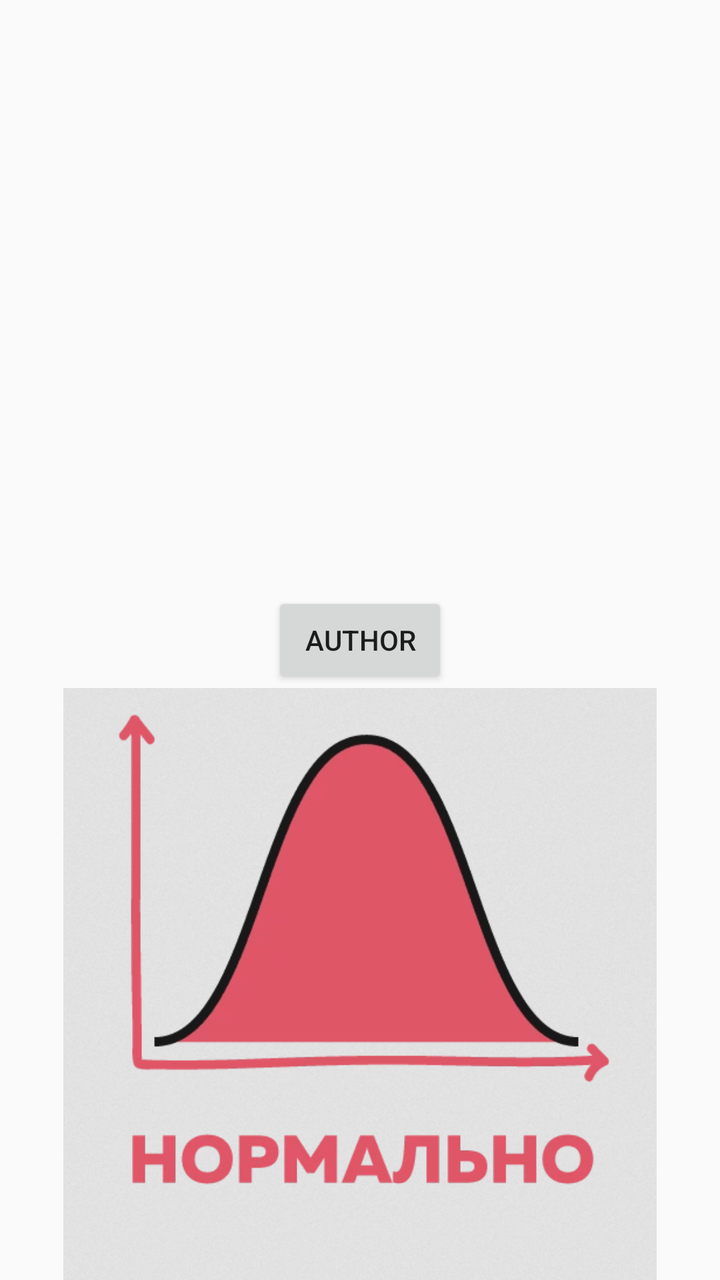
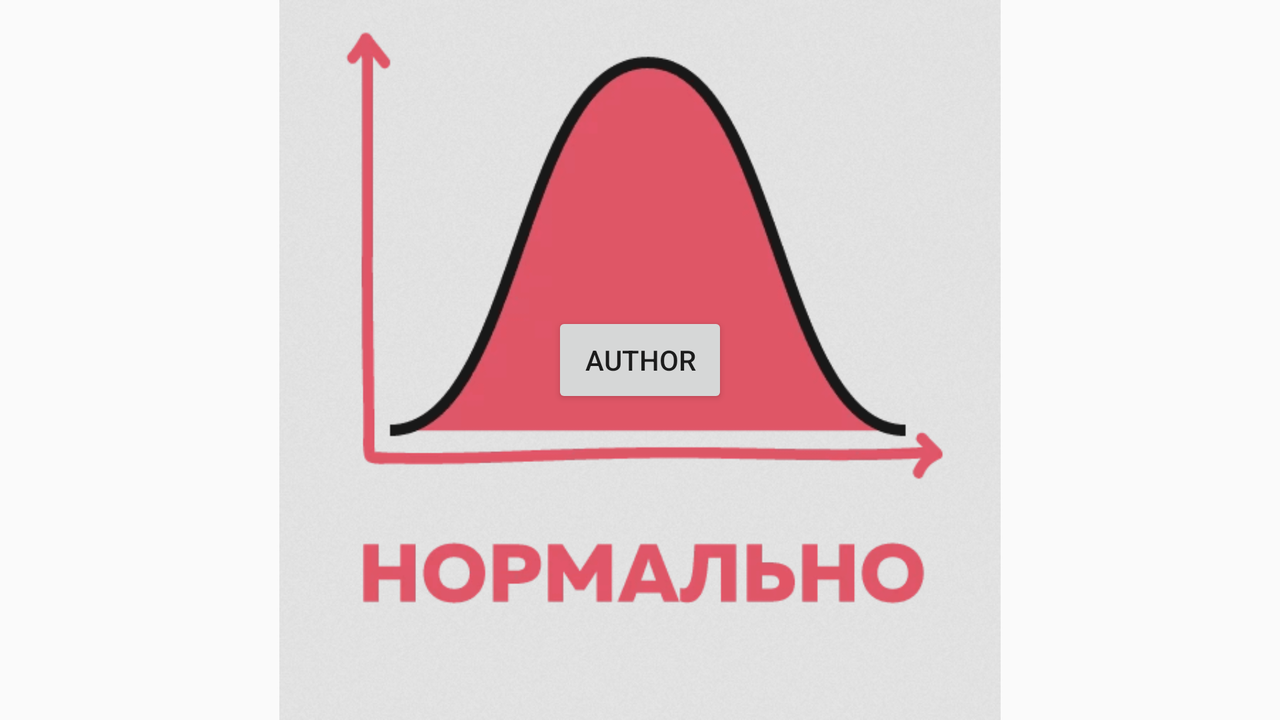

The same Android screen from two of the app's own layout files: first res/layout/ as a phone draws it, then the repository's variant for another configuration, drawn on a device whose configuration selects that folder. Both files follow.
<!-- AndroidManifest.xml: application theme AppTheme -->
<!-- res/layout/activity_main.xml -->
<?xml version="1.0" encoding="utf-8"?>
<RelativeLayout xmlns:android="http://schemas.android.com/apk/res/android"
    xmlns:app="http://schemas.android.com/apk/res-auto"
    xmlns:tools="http://schemas.android.com/tools"
    android:id="@+id/activity_main"
    android:layout_width="match_parent"
    android:layout_height="match_parent"
    android:paddingBottom="@dimen/activity_vertical_margin"
    android:paddingLeft="@dimen/activity_horizontal_margin"
    android:paddingRight="@dimen/activity_horizontal_margin"
    android:paddingTop="@dimen/activity_vertical_margin"
    tools:context="com.example.prorock.lab1.MainActivity">

    <Button
        android:text="@string/button_text"
        android:layout_width="wrap_content"
        android:layout_height="wrap_content"
        android:layout_centerVertical="true"
        android:layout_centerHorizontal="true"
        android:onClick="buttonClicked"
        android:id="@+id/authorButton" />

    <TextView
        android:layout_width="wrap_content"
        android:layout_height="wrap_content"
        android:id="@+id/authorInfoTextView"
        android:layout_alignParentTop="true"
        android:layout_centerHorizontal="true"
        android:layout_marginTop="95dp"
        android:gravity="center_vertical|center_horizontal|center"
        android:textSize="18sp" />

    <ImageView
        android:layout_width="wrap_content"
        android:layout_height="wrap_content"
        app:srcCompat="@drawable/norm_al"
        android:layout_centerHorizontal="true"
        android:id="@+id/eggImageView"
        android:layout_below="@+id/authorButton" />

</RelativeLayout>
<!-- resources referenced by this layout -->
<resources>
  <!-- drawable norm_al: png bitmap (drawable, 58883 bytes) -->
  <string name="button_text">Author</string>
  <style name="AppTheme" parent="Theme.AppCompat.Light.DarkActionBar">
          
          <item name="colorPrimary">@color/colorPrimary</item>
          <item name="colorPrimaryDark">@color/colorPrimaryDark</item>
          <item name="colorAccent">@color/colorAccent</item>
          <item name="android:itemBackground">@android:color/white</item>
          <item name="android:color">@android:color/white</item>
      </style>
</resources>
<!-- res/layout-land/activity_main.xml (the repository's variant of the layout above) -->
<!-- drawn on the phone turned sideways -->
<?xml version="1.0" encoding="utf-8"?>
<RelativeLayout xmlns:android="http://schemas.android.com/apk/res/android"
    xmlns:app="http://schemas.android.com/apk/res-auto"
    xmlns:tools="http://schemas.android.com/tools"
    android:id="@+id/activity_main"
    android:layout_width="match_parent"
    android:layout_height="match_parent"
    android:paddingBottom="@dimen/activity_vertical_margin"
    android:paddingLeft="@dimen/activity_horizontal_margin"
    android:paddingRight="@dimen/activity_horizontal_margin"
    android:paddingTop="@dimen/activity_vertical_margin"
    tools:context="com.example.prorock.lab1.MainActivity">

    <Button
        android:text="@string/button_text"
        android:layout_width="wrap_content"
        android:layout_height="wrap_content"
        android:layout_centerVertical="true"
        android:layout_centerHorizontal="true"
        android:onClick="buttonClicked"
        android:id="@+id/authorButton" />

    <TextView
        android:layout_width="wrap_content"
        android:layout_height="wrap_content"
        android:id="@+id/authorInfoTextView"
        android:layout_alignParentTop="true"
        android:layout_centerHorizontal="true"
        android:layout_marginTop="95dp"
        android:gravity="center_vertical|center_horizontal|center"
        android:textSize="18sp" />

    <ImageView
        android:layout_width="wrap_content"
        android:layout_height="wrap_content"
        app:srcCompat="@drawable/norm_al"
        android:layout_centerHorizontal="true"
        android:id="@+id/eggImageView"
        android:layout_alignParentTop="true" />

</RelativeLayout>
